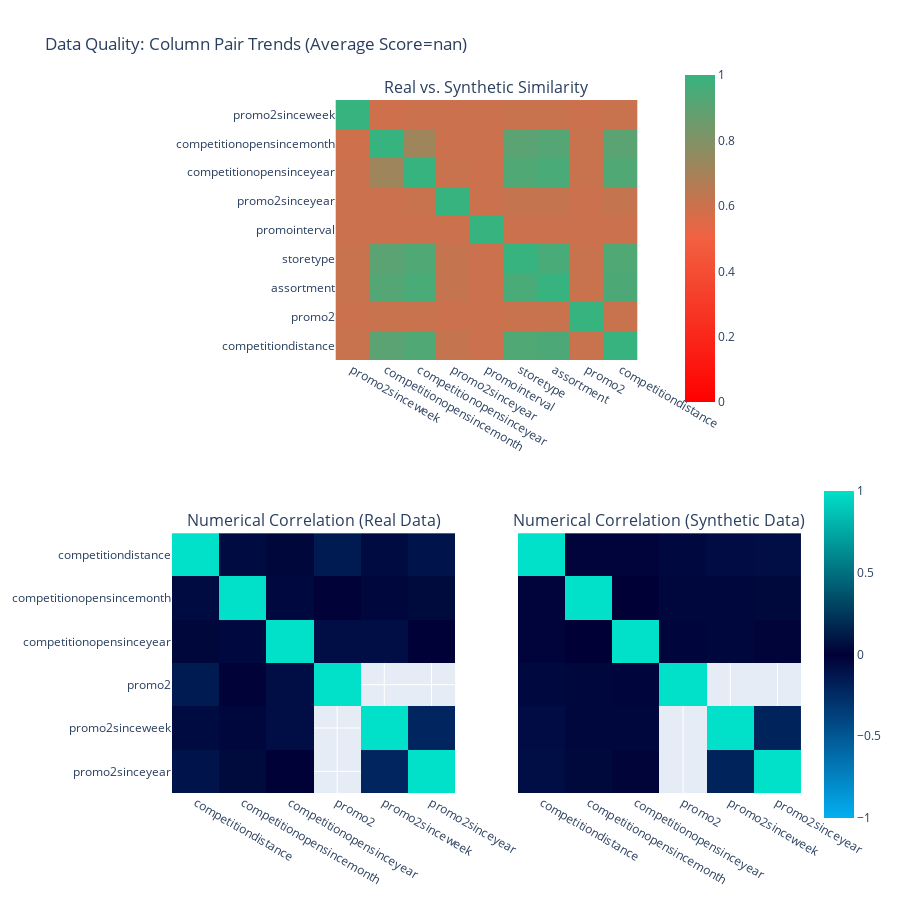

The code cell stored with this chart in its notebook:
### Code cell
fig = report.get_visualization(
    property_name='Column Pair Trends',
    table_name='store')

fig.show()

### Figure 1 — Plotly figure (JSON) as saved in the notebook; plotly's stock layout.template omitted (floating-point values rounded to 4 significant figures)
{"data": [{"coloraxis": "coloraxis", "hovertemplate": "<b>Column Pair</b><br>(%{x},%{y})<br><br>Similarity: %{z}<extra></extra>", "type": "heatmap", "x": ["promo2sinceweek", "competitionopensincemonth", "competitionopensinceyear", "promo2sinceyear", "promointerval", "storetype", "assortment", "promo2", "competitiondistance"], "xaxis": "x", "y": ["promo2sinceweek", "competitionopensincemonth", "competitionopensinceyear", "promo2sinceyear", "promointerval", "storetype", "assortment", "promo2", "competitiondistance"], "yaxis": "y", "z": [[1, 0.59, 0.6, 0.6, 0.6, 0.61, 0.61, 0.6, 0.61], [0.59, 1, 0.72, 0.6, 0.6, 0.9, 0.92, 0.61, 0.9], [0.6, 0.72, 1, 0.61, 0.6, 0.93, 0.95, 0.61, 0.93], [0.6, 0.6, 0.61, 1, 0.6, 0.62, 0.62, 0.6, 0.62], [0.6, 0.6, 0.6, 0.6, 1, 0.6, 0.6, 0.6, 0.6], [0.61, 0.9, 0.93, 0.62, 0.6, 1, 0.95, 0.61, 0.93], [0.61, 0.92, 0.95, 0.62, 0.6, 0.95, 1, 0.61, 0.94], [0.6, 0.61, 0.61, 0.6, 0.6, 0.61, 0.61, 1, 0.61], [0.61, 0.9, 0.93, 0.62, 0.6, 0.93, 0.94, 0.61, 1]]}, {"coloraxis": "coloraxis2", "customdata": [[1, -0.02, -0.02, -0.05, -0.07, -0.08], [-0.02, 1, 0, -0.04, -0.04, 0.04], [-0.02, 0, 1, -0.03, -0.04, 0.02], [-0.05, -0.04, -0.03, 1, null, null], [-0.07, -0.04, -0.04, null, 1, -0.2], [-0.08, 0.04, 0.02, null, -0.2, 1]], "hovertemplate": "<b>Correlation</b><br>(%{x},%{y})<br><br>Real: %{z}<br>(vs. Synthetic: %{customdata})<extra></extra>", "type": "heatmap", "x": ["competitiondistance", "competitionopensincemonth", "competitionopensinceyear", "promo2", "promo2sinceweek", "promo2sinceyear"], "xaxis": "x2", "y": ["competitiondistance", "competitionopensincemonth", "competitionopensinceyear", "promo2", "promo2sinceweek", "promo2sinceyear"], "yaxis": "y2", "z": [[1, -0.06, 0.03, -0.15, -0.06, -0.11], [-0.06, 1, -0.05, -0.01, -0.04, 0.05], [0.03, -0.05, 1, -0.08, -0.08, 0.01], [-0.15, -0.01, -0.08, 1, null, null], [-0.06, -0.04, -0.08, null, 1, -0.22], [-0.11, 0.05, 0.01, null, -0.22, 1]]}, {"coloraxis": "coloraxis2", "customdata": [[1, -0.06, 0.03, -0.15, -0.06, -0.11], [-0.06, 1, -0.05, -0.01, -0.04, 0.05], [0.03, -0.05, 1, -0.08, -0.08, 0.01], [-0.15, -0.01, -0.08, 1, null, null], [-0.06, -0.04, -0.08, null, 1, -0.22], [-0.11, 0.05, 0.01, null, -0.22, 1]], "hovertemplate": "<b>Correlation</b><br>(%{x},%{y})<br><br>Synthetic: %{z}<br>(vs. Real: %{customdata})<extra></extra>", "type": "heatmap", "x": ["competitiondistance", "competitionopensincemonth", "competitionopensinceyear", "promo2", "promo2sinceweek", "promo2sinceyear"], "xaxis": "x3", "y": ["competitiondistance", "competitionopensincemonth", "competitionopensinceyear", "promo2", "promo2sinceweek", "promo2sinceyear"], "yaxis": "y3", "z": [[1, -0.02, -0.02, -0.05, -0.07, -0.08], [-0.02, 1, 0, -0.04, -0.04, 0.04], [-0.02, 0, 1, -0.03, -0.04, 0.02], [-0.05, -0.04, -0.03, 1, null, null], [-0.07, -0.04, -0.04, null, 1, -0.2], [-0.08, 0.04, 0.02, null, -0.2, 1]]}], "layout": {"annotations": [{"font": {"size": 16}, "showarrow": false, "text": "Real vs. Synthetic Similarity", "x": 0.5, "xanchor": "center", "xref": "paper", "y": 1, "yanchor": "bottom", "yref": "paper"}, {"font": {"size": 16}, "showarrow": false, "text": "Numerical Correlation (Real Data)", "x": 0.225, "xanchor": "center", "xref": "paper", "y": 0.375, "yanchor": "bottom", "yref": "paper"}, {"font": {"size": 16}, "showarrow": false, "text": "Numerical Correlation (Synthetic Data)", "x": 0.775, "xanchor": "center", "xref": "paper", "y": 0.375, "yanchor": "bottom", "yref": "paper"}], "coloraxis": {"cmax": 1, "cmin": 0, "colorbar": {"len": 0.5, "x": 0.8, "y": 0.8}, "colorscale": [[0, "#FF0000"], [0.5, "#F16141"], [1, "#36B37E"]]}, "coloraxis2": {"cmax": 1, "cmin": -1, "colorbar": {"len": 0.5, "y": 0.2}, "colorscale": [[0, "#03AFF1"], [0.5, "#000036"], [1, "#01E0C9"]]}, "height": 900, "title": {"text": "Data Quality: Column Pair Trends (Average Score=nan)"}, "width": 900, "xaxis": {"anchor": "y", "domain": [0.26, 0.74]}, "xaxis2": {"anchor": "y2", "domain": [0, 0.45]}, "xaxis3": {"anchor": "y3", "domain": [0.55, 1], "matches": "x2"}, "yaxis": {"anchor": "x", "autorange": "reversed", "domain": [0.625, 1]}, "yaxis2": {"anchor": "x2", "autorange": "reversed", "domain": [0, 0.375]}, "yaxis3": {"anchor": "x3", "autorange": "reversed", "domain": [0, 0.375], "matches": "y2", "visible": false}}}
